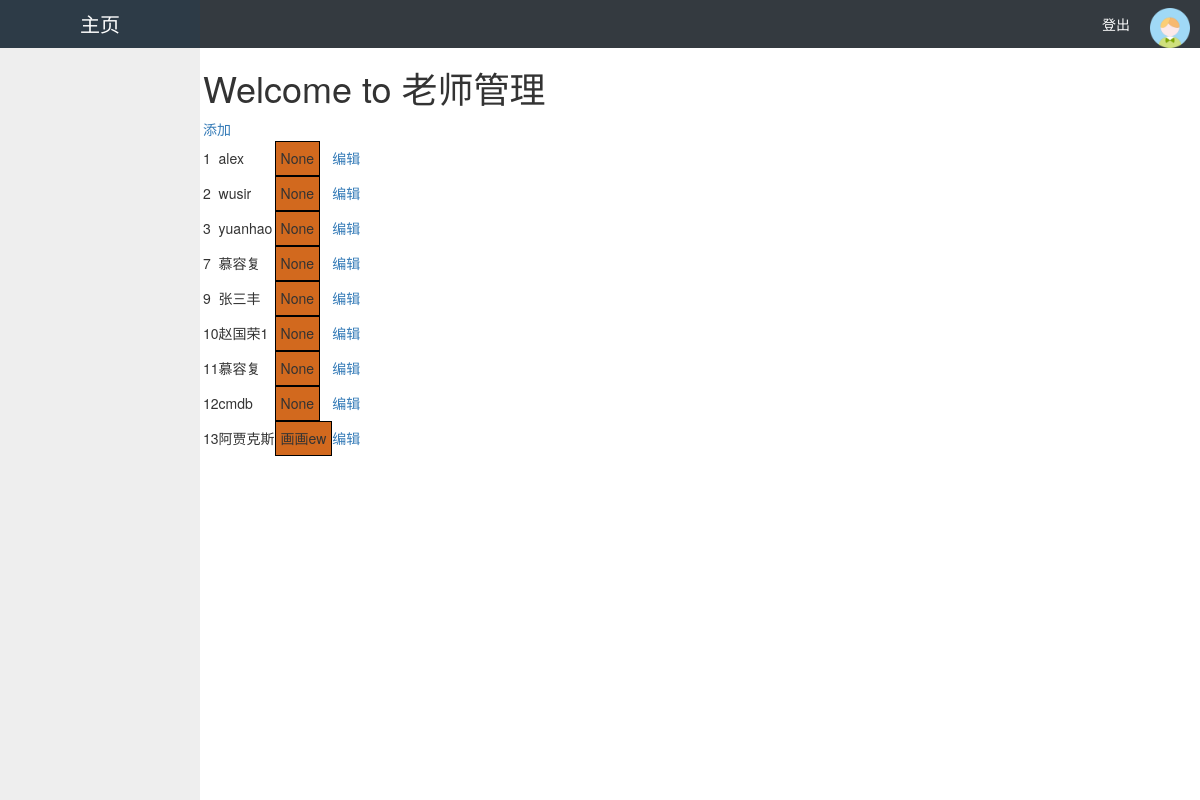
Page /teacher/ on the committed database.
### api/models.py (models this page shows, shortened)
class Teacher(models.Model):
    name = models.CharField(max_length=32)
    cls = models.ManyToManyField('Classes')

### api/views/views.py (the view)
# urls.py: url(r'^teacher/$', views.handle_teacher, name="teacher"),
def handle_teacher(request):
    username = request.session.get('username')
    teacher_list = models.Teacher.objects.filter(id__in=models.Teacher.objects.all()).values('id','name','cls__id','cls__caption')
    result = {}
    cls_list = []
    for t in teacher_list:
        if t['id'] in result:
            if t['cls__id'] != 'None':
                cls_list.append({'id':t['cls__id'],'caption':t['cls__caption']})
                print('-->cls_list',cls_list)
        else:
            cls_list = [{'id':t['cls__id'],'caption':t['cls__caption']}]
        result[t['id']] = {'nid':t['id'],'name':t['name'], 'cls_list':cls_list}
    print(result)
    return render(request, 'teacher.html', {'username':username, 'teachers':result})

### templates/teacher.html (shortened to what this page needs)
{% extends 'layout.html' %}
{% block content %}
    <h1>Welcome to 老师管理</h1>
    <a href="/add_teacher/">添加</a>
    <table>
        <tbody>
            {% for k,v in teachers.items %}
                <tr>
                    <td>{{ k }}</td>
                    <td>{{ v.name }}</td>
                    <td>
                        {% for c in v.cls_list %}
                            <span class="tag" nid="{{ c.id }}">{{ c.caption }}</span>
                        {% endfor %}
                    </td>
                    <td>
                        <a href="/edit_teacher-{{ k }}/">编辑</a>
                    </td>
                </tr>
            {% endfor %}
        </tbody>
    </table>
{% endblock %}

### templates/layout.html (style rules this page uses)
body { margin: 0px; font-size: 14px; line-height: 23px; }

### templates/teacher.html (style rules this page uses)
.tag { display: inline-block; border: 1px solid black; padding: 5px; background-color: chocolate; cursor: pointer; }

### rows in the picture
Teacher: name "alex"
Teacher: name "wusir"
Teacher: name "yuanhao"
Teacher: name "慕容复"
Teacher: name "张三丰"
Teacher: name "赵国荣1"
Teacher: name "慕容复"
Teacher: name "cmdb"
Teacher: name "阿贾克斯"

### other values in the picture
{{ k }} "1" "2" "3" "7" "9" "10" "11" "12" "13"
{{ c.caption }} "None" "None" "None" "None" "None" "None" "None" "None" "画画ew"
